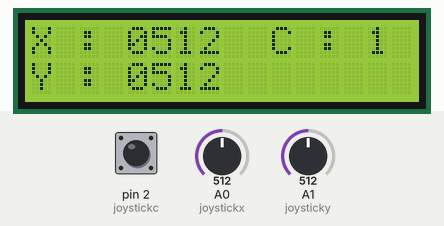
Recording of a sketch running on a simulated Arduino Uno, built with avr-gcc and run on an emulated ATmega328P. Shown: 16×2 character LCD. The test bench sets the inputs (shaded band); at power-on: A0 (joystickx) = 512, A1 (joysticky) = 512, pin 2 (joystickc) HIGH.

Above: at 1.2 s.
1.3 s: A0 (joystickx) set to 716
At 1.7 s:
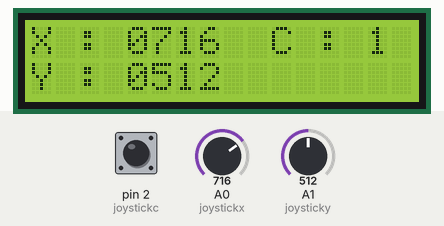
2.9 s: A1 (joysticky) set to 716
At 4.0 s:
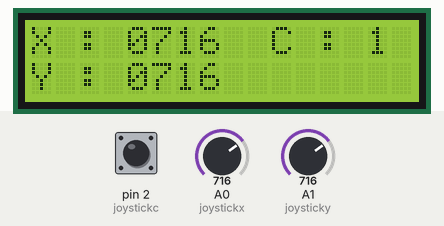
4.5 s: pin 2 (joystickc) pulled LOW for 0.15 s
At 4.69 s:
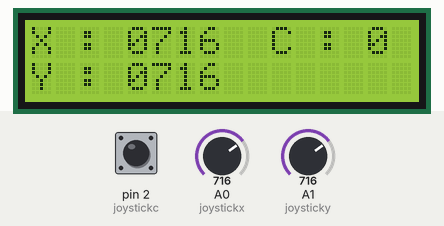
6.2 s: A0 (joystickx) set to 900
At 7.3 s:
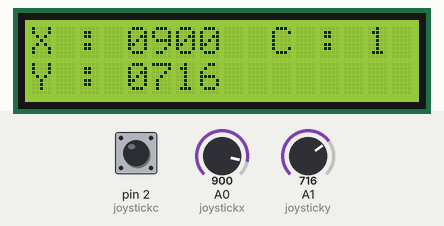
7.7 s: pin 2 (joystickc) pulled LOW for 1 s
At 8.4 s:
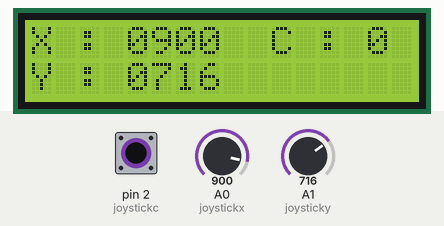
10.3 s: A1 (joysticky) set to 900
At 10.8 s:
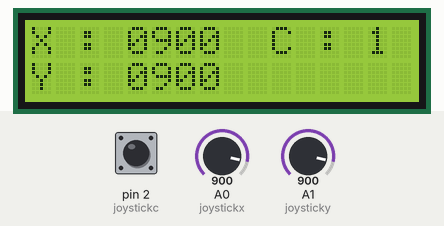
Timing chart, 0 to 12.8 s (numbered marks = the images above; inputs shaded):
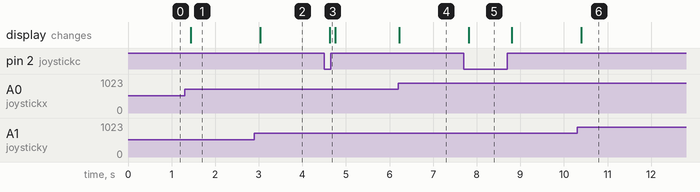

Measured:
- after the input at 1.3 s, the display: changes after 0.14 s (image 1)
- after the input at 2.9 s, the display: changes after 0.13 s (image 2)
- after the input at 4.5 s, the display: changes after 0.13 s (image 3)
- after the input at 6.2 s, the display: changes at once (image 4)
- after the input at 7.7 s, the display: changes after 0.12 s (image 5)
- after the input at 10.3 s, the display: changes after 0.10 s (image 6)

The sketch:

joystick.ino
```cpp
#include <LiquidCrystal_I2C.h>

LiquidCrystal_I2C lcd(0x27, 16, 2);

int joystickx = 0;
int joysticky = 1;
int joystickc = 2;
int buttonState;
int lastState = LOW;
unsigned long lastDebounceTime = 0;
unsigned long debounceDelay = 50;


void setting(int data, int data2){
    int q, w, e, r=0;
    q=(data)%10000 / 1000;
    w=(data%1000) / 100;
    e=(data%100) / 10;
    r=data%10;
    int q2, w2, e2, r2=0;
    q2=(data2)%10000 / 1000;
    w2=(data2%1000) / 100;
    e2=(data2%100) / 10;
    r2=data2%10;


    lcd.setCursor(0,0);
    lcd.print("X : ");
    lcd.print(q);
    lcd.print(w);
    lcd.print(e);
    lcd.print(r);
    lcd.setCursor(0,1);
    lcd.print("Y : ");
    lcd.print(q2);
    lcd.print(w2);
    lcd.print(e2);
    lcd.print(r2);


}

void setup(){
    lcd.init();
    lcd.backlight();
    pinMode(joystickc, INPUT_PULLUP);
}
void loop(){
    int x = analogRead(joystickx);
    int y = analogRead(joysticky);
    int c = digitalRead(joystickc);
    setting(x,y);
    lcd.setCursor(10,0);
    lcd.print("C : ");
    lcd.print(c);
    delay(100);


}
```
